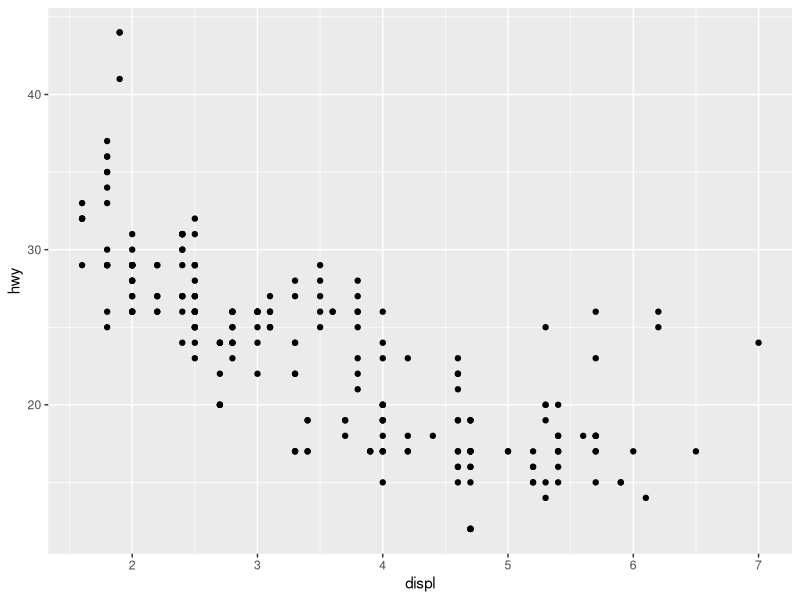
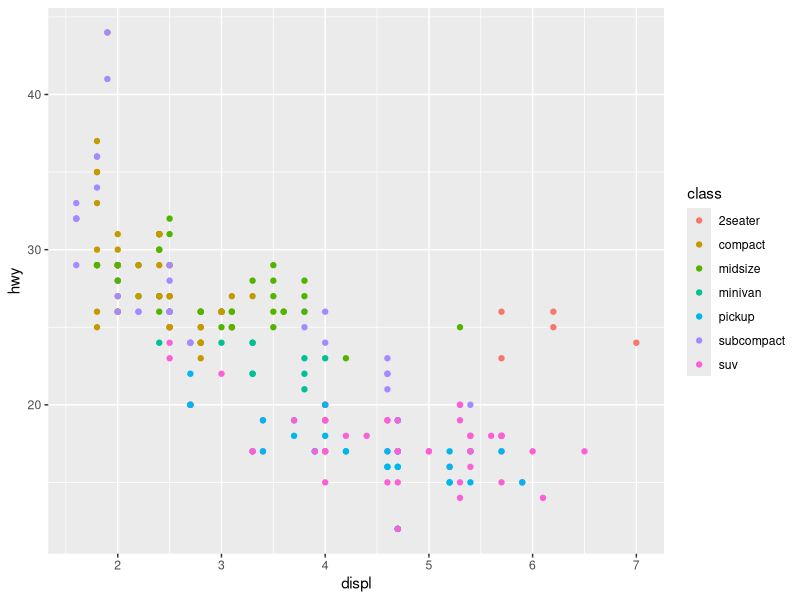
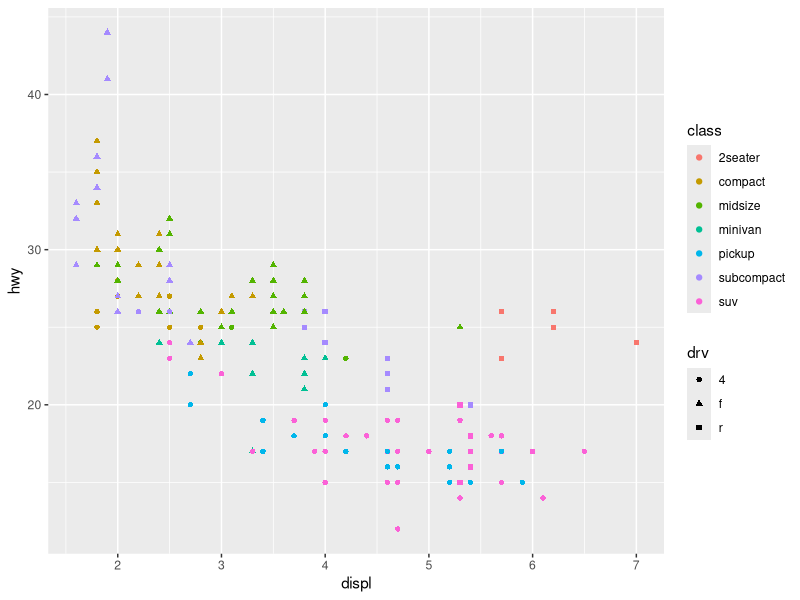
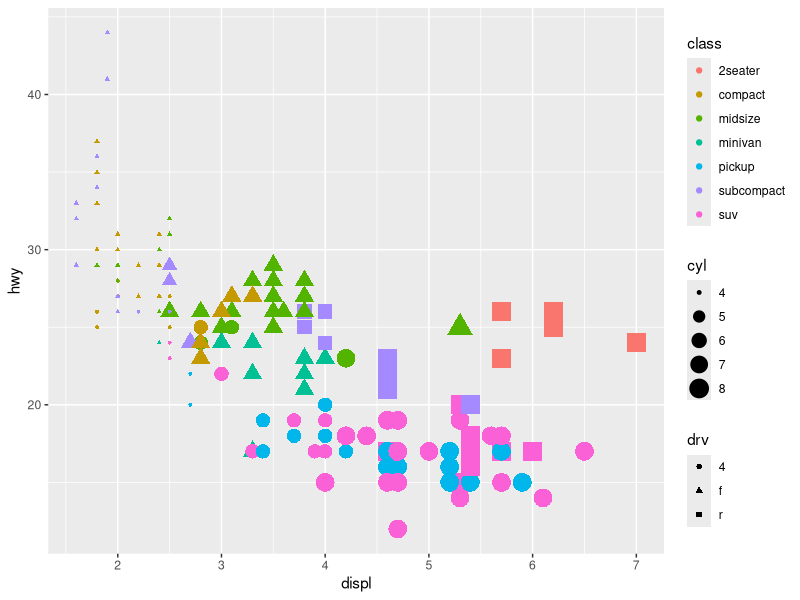
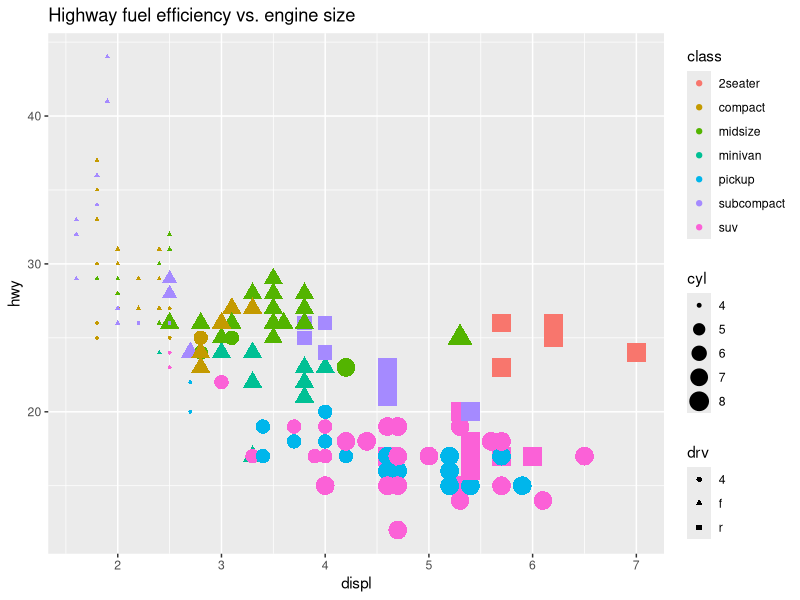

The R script that drew these images, in order:
#-----------------------------
# Sebastian Srugo (8900077)
#-----------------------------

#EPI5143 Winter 2020 Quiz 3. Due Wednesday March 11th, 2020 by 11:59pm.   
# Please provide the code (and results from console if requested) you used to execute 
# the requested commands in each question 1 to 4 in this file.  Don't forget to include 
# your name in the document! (and in the filename) don't include the plot images themselves
# When you have completed the assignment, save it in same file format right from RStudio 
# (.R which is simply a plain text file) and submit it to Github using instructions 
# from last class and the link emailed to you
# If you haven't already, install the "tidyverse" package, and load it into memory
# using the library() command
# The data visualization lecture notes, as well as Chapter 3: Data Visualization from 
# "R for Data Science" (available at https://r4ds.had.co.nz/ ) are good resources to 
# provide guidance 

library(tidyverse)

# Question 1. The dataset mpg dataset is a base R dataset which includes data on fuel efficiency of a number
# of makes and models of automobile Have a look at this dataset using the View() command.
# How many observations and how many variables does this dataset have? (provide the code 
# and result from the console window)
# (hint: use the nrow() and ncol() and/or the dim()  R functions )

view(mpg)
nrow(mpg) # 234 rows (observations)
ncol(mpg) # 11 columns (vars)
dim(mpg) # 234 rows (observations) and 11 columns (vars)

### Results from console
# > nrow(mpg)
# [1] 234
# > ncol(mpg)
# [1] 11
# > dim(mpg)
# [1] 234  11

# The following commands to ggplot create a basic plot of the 
# highway fuel efficiency vs. engine size (displacement in L) for vehicles in the dataset
# ie. x=displ and y=hwy, run this code and look at the plot 
# (click zoom in the plots window to make it bigger) 
##################
ggplot(data = mpg) + 
  geom_point(mapping = aes(x = displ, y = hwy))
##################

# Question 2. modify and run the ggplot code to make each class of vehicle a different colour

ggplot(data = mpg) + 
  geom_point(mapping = aes(x = displ, y = hwy, color=class))

# Question 3. further modify and run the code to use a different shape to plot vehicles
# according whether vehicle is front, rear or 4 wheel drive (drv)

ggplot(data = mpg) + 
  geom_point(mapping = aes(x = displ, y = hwy, color=class, shape=drv))

# Question 4. further modify and run the code to make the size of each point on the plot proportional
# to the number of cylinders the vehicle's engine has (cyl)

ggplot(data = mpg) + 
  geom_point(mapping = aes(x = displ, y = hwy, color=class, shape=drv, size=cyl))

# Question 5. Modify the code to add a suitable title of your choice to your plot

ggplot(data = mpg) + 
  geom_point(mapping = aes(x = displ, y = hwy, color=class, shape=drv, size=cyl)) +
  labs(title="Highway fuel efficiency vs. engine size")


